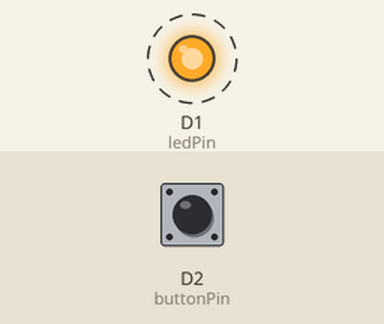
The sketch below on a simulated ESP8266 (NodeMCU). Parts: output pins drawn as LEDs (lit = HIGH). Dashed ring = blinking. The inputs (shaded band) are chosen by the test bench; at power-on: D2 (buttonPin) LOW.

Above: at 0.2 s.
Timing chart, 0 to 3.0 s (numbered marks = the images above):
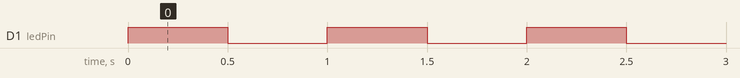

Measured:
- by itself, D1 (ledPin): alternates HIGH for 0.50 s and LOW for 0.50 s

The sketch:

01_02_Button_Read_and_Led_Blink_fn.ino
```cpp
#define buttonPin D2
#define ledPin D1

void setup()
{
  pinMode(ledPin, OUTPUT);
  pinMode(buttonPin, INPUT);
}

void loop()
{
  bool buttonStatus = digitalRead(buttonPin);
  if (buttonStatus)
  {
    led_blink(200);
  }
  else
  {
    led_blink(500);
  }
}

void led_blink(int delay_ms)
{
  digitalWrite (ledPin, HIGH);
  delay(delay_ms);
  digitalWrite (ledPin, LOW);
  delay(delay_ms);
}
```
